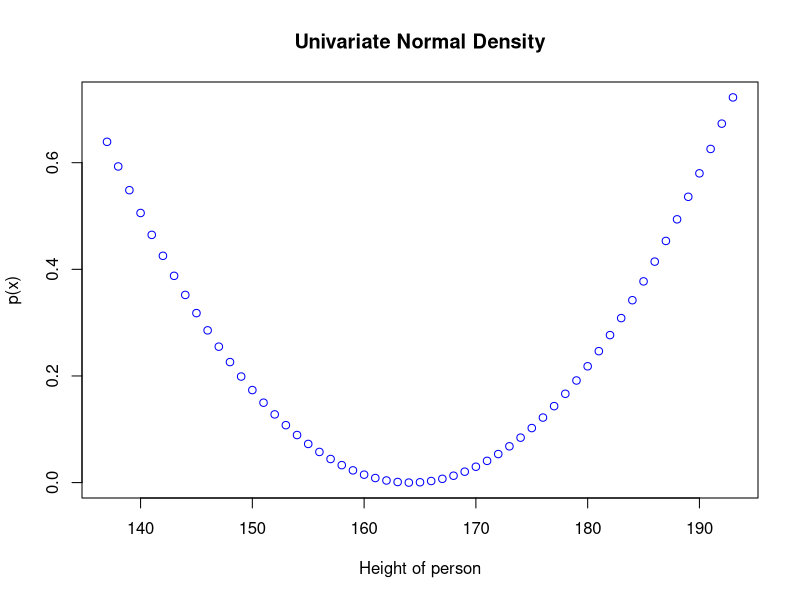

Write the R code that produced this figure. (Note: this script raises an error after producing the figure.)
uvtrain<-function(hdata)
{
  xv=vector(mode="numeric",length = 0)
  pv=vector(mode="numeric",length = 0)
  hmin=min(hdata)-15
  hmax=max(hdata)+15
  m=mean(hdata);
  v=var(hdata);
  cat("Mean height",m)
  cat("Variance of height",v)
  for (x in hmin:hmax)
  {
    r=(x-m)^2/v
    p=(1/(sqrt(2*pi*v)))*(exp(0.5)*r)
    xv<-c(xv,x)
    pv<-c(pv,p)
  }
  plot(xv,pv,xlab="Height of person",ylab="p(x)",main="Univariate Normal Density",col="blue")
  return(list(m,v))
}
uvtest<-function(m,v,ht)
{
  r=(ht-m)^2/v
  pt=1/(sqrt(2*pi*v))*(exp(0.5)*r)
  if(pt>=0.00005)
    print("The height of person is adult")
  else
    print("The height of person is not an adult")
}
cat("/014")
hdata<-c(165,170,155,160,178,152,169)
mv = uvtrain(hdata)
ht=as.numeric(readline(prompt = "enter the height of person="))
m=as.numeric(mv[1])
v=as.numeric(mv[2])
uvtest(m,v,ht)
